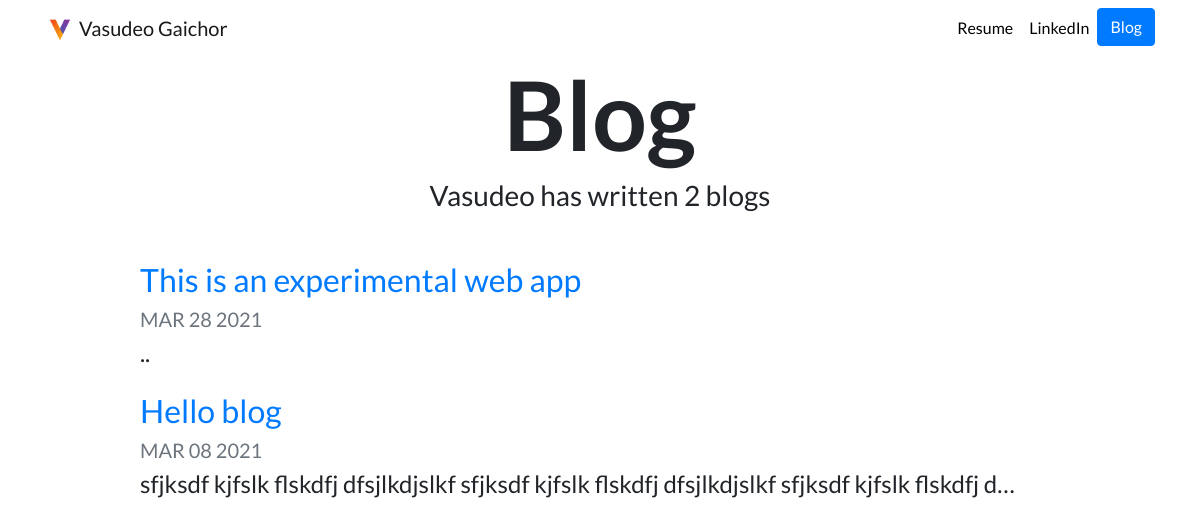
/blog/, run on an earlier commit of the app's database.
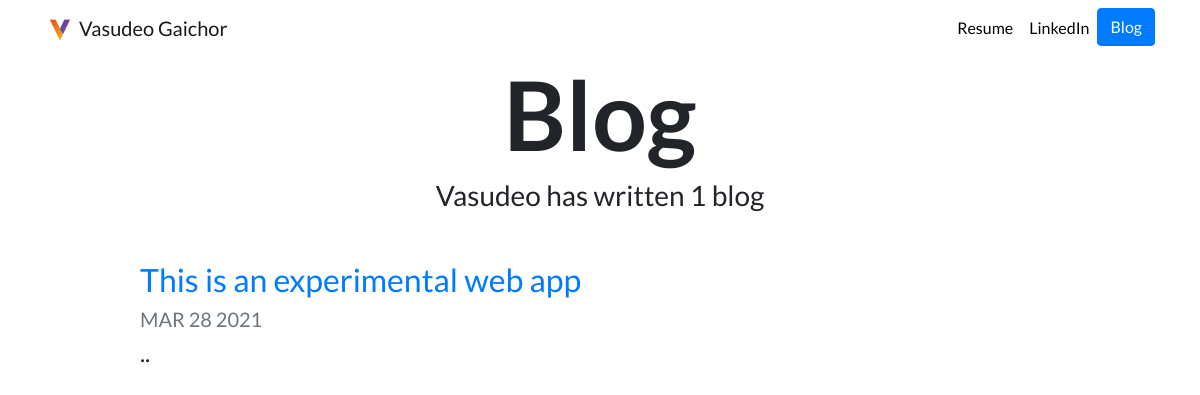
And on a later commit of the database.
### blog/models.py (models this page shows, shortened)
class Blog(models.Model):
    title = models.CharField(max_length=200)
    description = models.TextField()
    date = models.DateField()

### blog/views.py (the view)
# urls.py: path('', views.all_blogs, name='all_blogs'),
def all_blogs(request):
    blogs = Blog.objects.order_by('-date')
    return render(request, 'blog/all_blogs.html',{'blogs':blogs})

### blog/templates/blog/all_blogs.html
{% extends "portfolio/base.html" %}
{% load static %}
{% block content %}
<h1 id="blogtitle" class="font-weight-bold text-center">Blog</h1>
<h3 class="text-center mb-5">Vasudeo has written {{ blogs.count }} blog{{ blogs.count|pluralize }}</h3>
{% for blog in blogs %}
<div class="row justify-content-center my-3">
  <div class="col-md-10">
    <a href="{% url 'blog:detail' blog.id %}">
      <h2>{{ blog.title }}</h2>
    </a>
    <h5 class="text-muted">{{ blog.date|date:'M d Y'|upper }}</h5>
    <h4>{{ blog.description|striptags|truncatechars:100 }}</h4>
  </div>
</div>
{% endfor %}
{% endblock %}

What changed in the data, as far as the page shows it:
removed Blog: title "Hello blog", date "MAR 08 2021", description "sfjksdf kjfslk flskdfj dfsjlkdjslkf sfjksdf kjfslk flskdfj dfsjlkdjslkf sfjksdf kjfslk flskdfj d…"
Also different on the page:
{{ blogs.count }}: "2" → "1"
